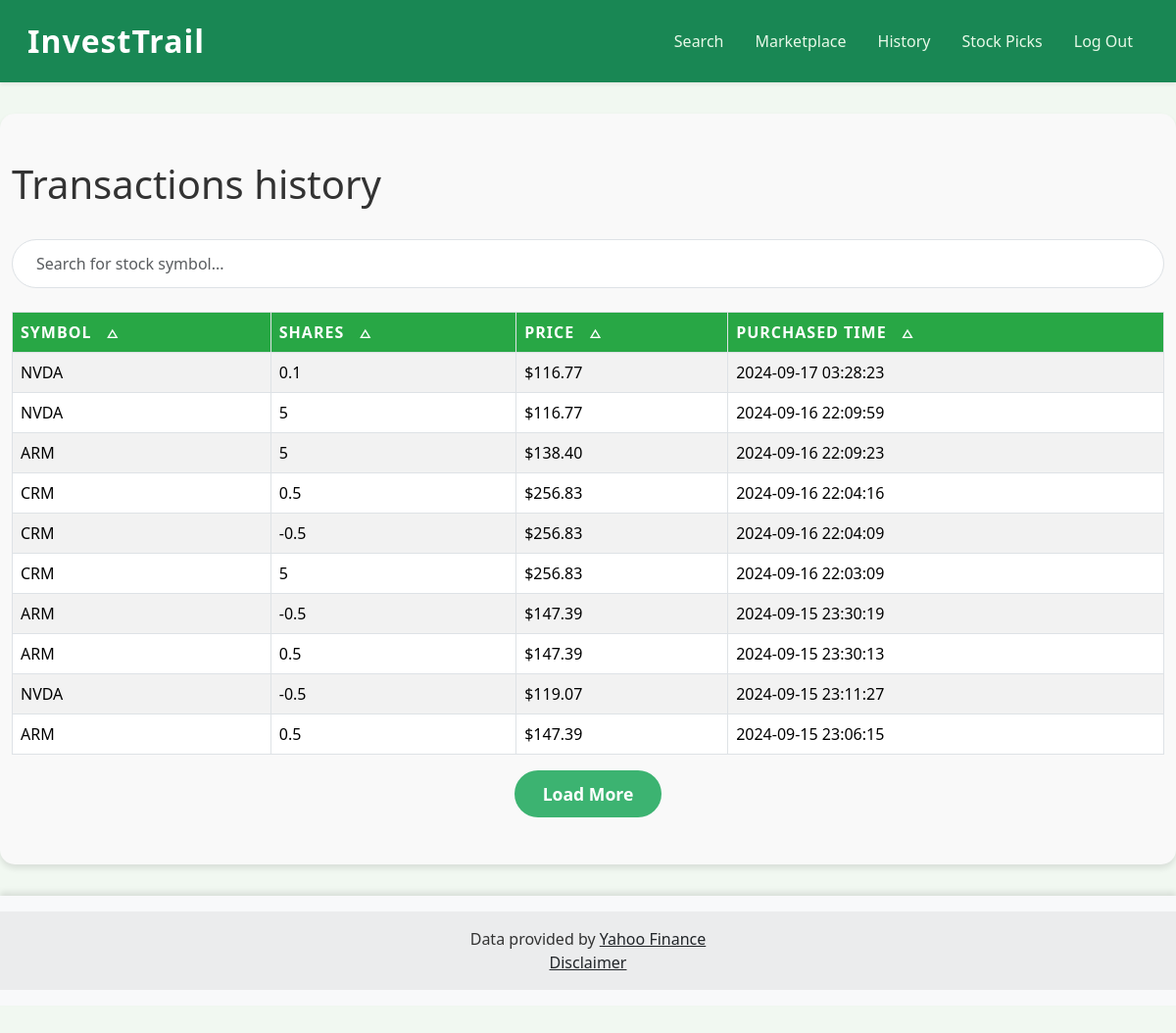
Screenshot of /history (signed in) with the database file from the repository.
### tables this page shows
CREATE TABLE transactions (
    id INTEGER PRIMARY KEY AUTOINCREMENT,
    user_id INTEGER NOT NULL,
    symbol TEXT NOT NULL,
    shares NUMERIC(10, 1) NOT NULL,          -- 1 decimal place for shares
    price NUMERIC(10, 2) NOT NULL,           -- 2 decimal places for price
    timestamp DATETIME DEFAULT CURRENT_TIMESTAMP,
    transaction_type TEXT NOT NULL,
    anchor TEXT,
    FOREIGN KEY (user_id) REFERENCES users (id)
);

### app.py (the view)
@app.route("/history")
@login_required
def history():
    page = request.args.get('page', 1, type=int)
    per_page = 10  # Number of records per page
    transactions = db.execute(
        "SELECT symbol, shares, price, timestamp FROM transactions WHERE user_id = :user_id ORDER BY timestamp DESC LIMIT :limit OFFSET :offset",
        user_id=session["user_id"],
        limit=per_page,
        offset=(page - 1) * per_page
    )
    more_records = len(transactions) == per_page
    return render_template("history.html", transaction_list=transactions, more_records=more_records, page=page)

### app.py (called while the page is built)
@app.after_request
def after_request(response):
    response.headers["Cache-Control"] = "no-cache, no-store, must-revalidate"
    response.headers["Expires"] = 0
    response.headers["Pragma"] = "no-cache"
    return response

### helpers.py (called while the page is built)
def login_required(f):
    @wraps(f)
    def decorated_function(*args, **kwargs):
        print("session.get('user_id'):", session.get("user_id"))
        if session.get("user_id") is None:
            return redirect("/login")
        return f(*args, **kwargs)
    return decorated_function

### templates/history.html (shortened to what this page needs)
{% extends "layout.html" %}
{% block main %}
    <h1>Transactions history</h1>
    <br>
    <input type="text" id="search-input" class="form-control" placeholder="Search for stock symbol..." onkeyup="searchTable()">
    <br>
    <div id="transactions-container">
        <table class="table table-striped table-bordered table-hover" id="transaction-table">
            <thead class="thead-dark">
                <tr>
                    <th class="sortable" onclick="sortTable(0)">Symbol <span class="sort-indicator">&#9651;</span></th>
                    <th class="sortable" onclick="sortTable(1)">Shares <span class="sort-indicator">&#9651;</span></th>
                    <th class="sortable" onclick="sortTable(2)">Price <span class="sort-indicator">&#9651;</span></th>
                    <th class="sortable" onclick="sortTable(3)">Purchased time <span class="sort-indicator">&#9651;</span></th>
                </tr>
            </thead>
            <tbody id="transaction-body">
                {% for transaction in transaction_list %}
                <tr>
                    <td>{{ transaction.symbol }}</td>
                    <td>{{ transaction.shares }}</td>
                    <td>${{ "{:.2f}".format(transaction.price) }}</td>
                    <td>{{ transaction.timestamp }}</td>
                </tr>
                {% endfor %}
            </tbody>
        </table>
        {% if more_records %}
        <button id="load-more" class="btn btn-custom btn-center" onclick="loadMore()">Load More</button>
        {% endif %}
    </div>
{% endblock %}

### templates/layout.html (shortened to what this page needs)
<!DOCTYPE html>
<html lang="en">
<head>
    <link href="https://cdn.jsdelivr.net/npm/bootstrap@5.3.3/dist/css/bootstrap.min.css" rel="stylesheet">
    <link href="https://cdnjs.cloudflare.com/ajax/libs/font-awesome/5.15.4/css/all.min.css" rel="stylesheet">
    <link href="/static/styles.css" rel="stylesheet">
</head>
<body class="d-flex flex-column min-vh-100">
    <nav class="navbar navbar-expand-lg navbar-dark bg-success shadow-sm sticky-top">
        <div class="container-fluid">
            <a class="navbar-brand fw-bold" style="text-transform:none" href="/"> InvestTrail</a>
            <div class="collapse navbar-collapse" id="navbarNav">
                <ul class="navbar-nav ms-auto">
                    {% if session["user_id"] %}
                        <li class="nav-item"><a class="nav-link" href="/quote">Search</a></li>
                        <li class="nav-item"><a class="nav-link" href="/transactions">Marketplace</a></li>
                        <li class="nav-item"><a class="nav-link" href="/history">History</a></li>
                        <li class="nav-item"><a class="nav-link" href="/ai">Stock Picks</a></li>
                        <li class="nav-item"><a class="nav-link" href="/logout">Log Out</a></li>
                    {% else %}
                        <li class="nav-item"><a class="nav-link" href="/register">Register</a></li>
                        <li class="nav-item"><a class="nav-link" href="/login">Log In</a></li>
                    {% endif %}
                </ul>
            </div>
        </div>
    </nav>
    <main class="container-fluid py-5 flex-grow-1">
        {% block main %}{% endblock %}
    </main>
    <footer class="bg-light text-center text-lg-start mt-auto">
        <div class="text-center p-3" style="background-color: rgba(0, 0, 0, 0.05);">
            Data provided by <a href="https://finance.yahoo.com/" class="text-dark">Yahoo Finance</a>
            <br>
            <a href="#" data-bs-toggle="modal" data-bs-target="#disclaimerModal" class="text-dark">Disclaimer</a>
        </div>
    </footer>
</body>
</html>

### static/styles.css (style rules this page uses)
nav .navbar-brand { font-size: xx-large; }
body { background-color: #e9f5e9; color: #333; }
.navbar-nav .nav-link { color: #e8f9e8; }
footer { background-color: #28a745; }
footer a { color: #d4edda; }
body { background-color: #f1f8f1; }
.btn-custom { background-color: #3cb371; color: white; border: none; border-radius: 25px; padding: 12px 25px; font-weight: bold; transition: all 0.3s ease; }
.btn-center { display: block; margin: 0 auto; }
.sortable { cursor: pointer; }
.sort-indicator { margin-left: 10px; font-size: 12px; }
.table { transition: all 0.3s ease; }
.table th, .table td { vertical-align: middle; }
.btn { transition: all 0.3s ease; }
.table thead th { background-color: #28a745; color: white; font-weight: bold; text-transform: uppercase; letter-spacing: 1px; }
.table-striped tbody tr:nth-of-type(odd) { background-color: rgba(0, 0, 0, 0.02); }
body { padding-bottom: 50px; }
.navbar { padding: 0.8rem 1rem; transition: all 0.3s ease; }
.navbar-brand { font-size: 1.5rem; text-transform: uppercase; letter-spacing: 1px; }
.nav-link { position: relative; padding: 0.5rem 1rem !important; transition: color 0.3s ease; }
.nav-link::after { content: ''; position: absolute; width: 0; height: 2px; bottom: 0; left: 50%; background-color: #fff; transition: all 0.3s ease; }
.btn { transition: all 0.3s ease; border-radius: 30px; padding: 0.70rem 1.8rem; font-size: 1.1rem; }
.form-control { border-radius: 30px; padding: 0.75rem 1.5rem; transition: all 0.3s ease; }
footer { background-color: #f8f9fa; padding: 1rem 0; box-shadow: 0 -4px 6px rgba(0, 0, 0, 0.1); }
footer a { color: #28a745; transition: color 0.3s ease; }
html { scroll-behavior: smooth; }
main { background-color: #f9f9f9; border-radius: 15px; box-shadow: 0 4px 6px rgba(0, 0, 0, 0.1); padding: 2rem; margin-top: 2rem; margin-bottom: 2rem; }
.table-hover tbody tr { transition: all 0.3s ease; }

### rows the page displays
transactions: price "116.77"
transactions: price "116.77"
transactions: price "138.40"
transactions: price "256.83"
transactions: price "256.83"
transactions: price "256.83"
transactions: price "147.39"
transactions: price "147.39"
transactions: price "119.07"
transactions: price "147.39"
